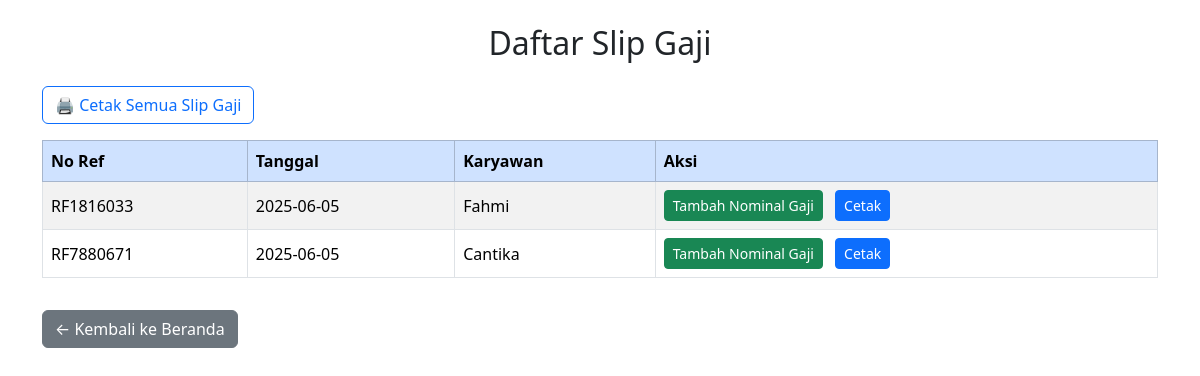
The page /gaji/index.php on the database its author committed.
### tables this page shows
CREATE TABLE `slip_gaji` (
  `no_ref` varchar(20) NOT NULL,
  `tgl` date DEFAULT NULL,
  `total_gaji` double DEFAULT NULL,
  `kode_karyawan` varchar(20) DEFAULT NULL
);

CREATE TABLE `karyawan` (
  `kode_karyawan` varchar(20) NOT NULL,
  `nama` varchar(100) DEFAULT NULL,
  `alamat` text DEFAULT NULL,
  `jabatan` varchar(50) DEFAULT NULL,
  `no_tlp` varchar(20) DEFAULT NULL,
  `email` varchar(100) DEFAULT NULL,
  `no_rekening` varchar(30) DEFAULT NULL,
  `rek_bank` varchar(50) DEFAULT NULL,
  `id` int(11) DEFAULT NULL,
  `id_perusahaan` int(11) DEFAULT NULL
);

### gaji/index.php (the view, shortened to what this page needs)
<?php
require '../config/db.php';
$sql = "SELECT s.no_ref, s.tgl, k.nama
        FROM slip_gaji s
        JOIN karyawan k ON s.kode_karyawan = k.kode_karyawan
        ORDER BY s.tgl DESC";
$result = $conn->query($sql);
?>
<!DOCTYPE html>
<html lang="id">
<head>
    <link href="https://cdn.jsdelivr.net/npm/bootstrap@5.3.3/dist/css/bootstrap.min.css" rel="stylesheet" />
</head>
<body>
<div class="container mt-4">
    <h2 class="text-center mb-4">Daftar Slip Gaji</h2>
<a href="cetak_semua.php" target="_blank" class="btn btn-outline-primary mb-3">
    🖨️ Cetak Semua Slip Gaji
</a>
    <div class="table-responsive">
        <table class="table table-bordered table-striped align-middle">
            <thead class="table-primary">
                <tr>
                    <th>No Ref</th>
                    <th>Tanggal</th>
                    <th>Karyawan</th>
                    <th>Aksi</th>
                </tr>
            </thead>
            <tbody>
                <?php while($row = $result->fetch_assoc()): ?>
                    <tr>
                        <td><?= htmlspecialchars($row['no_ref']) ?></td>
                        <td><?= htmlspecialchars($row['tgl']) ?></td>
                        <td><?= htmlspecialchars($row['nama']) ?></td>
                        <td>
                            <a href="tambah_detail.php?no_ref=<?= urlencode($row['no_ref']) ?>" class="btn btn-sm btn-success me-2">
                                Tambah Nominal Gaji
                            </a>
                            <a href="cetak.php?no_ref=<?= urlencode($row['no_ref']) ?>" target="_blank" class="btn btn-sm btn-primary">
                                Cetak
                            </a>
                        </td>
                    </tr>
                <?php endwhile; ?>
            </tbody>
        </table>
    </div>
    <a href="../dashboard.php" class="btn btn-secondary mt-3">← Kembali ke Beranda</a>
</div>
</body>
</html>

### rows shown on the page
slip_gaji: no_ref "RF1816033", tgl "2025-06-05", kode_karyawan.nama "Fahmi"
slip_gaji: no_ref "RF7880671", tgl "2025-06-05", kode_karyawan.nama "Cantika"
